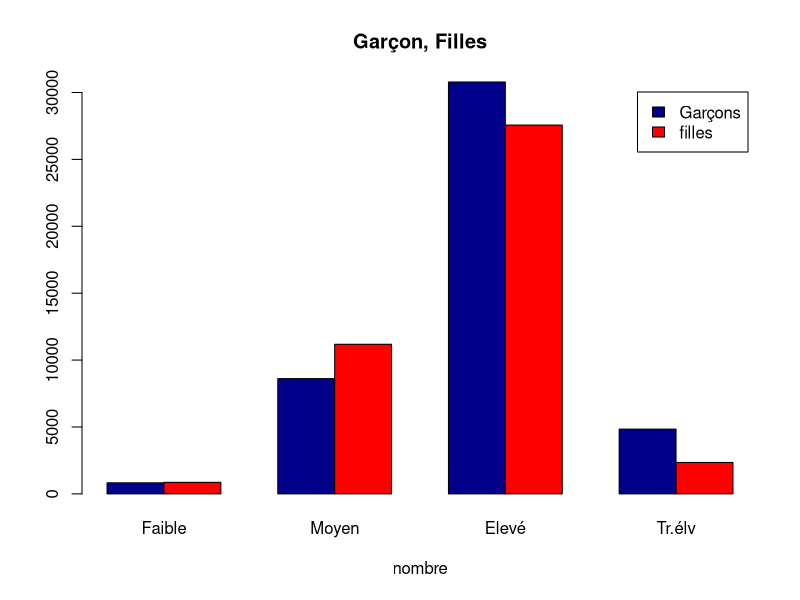

Here is the R script that generated this plot:
# TP3 statistiques descriptives de Julien
# Quand la distance de Khi2 > q0.95 (table de khi2), on conclut
# que les variables sont dépandantes et selon le problème
# posé on continue (la situation maritale influence l'accepation
# ou le refus d'un dossier pour un crédit)
###### Les coefficeints C et phi ######
# C = sqrt(Dkhi2 / Dkhi2 + n) il es entre 0 et 1
# phi = sqrt(Dkhi2 / n)
# plus il sont proches de 0 plus il y a un indépendance 
# entre les deux varaibles
#######################################
## Le coefficient V de Cram ́er n ́ecessite l’utilisation de la statistique du χ
# V = sqrt(Dkhi2 / n × min{l − 1; c − 1})
# o`u n est l’effectif total de la population, c est le nombre de colonnes (nombre de modalit ́es de Y )
# et l le nombre de lignes (modalits de X).
#### interprétation ####
# Valeur du V de Cram ́er Intensite de la relation entre les variables
# inférieur à 0,10 relation nulle ou très faible
# entre       0,10 et 0,20 relation faible
# entre       0,20 et 0,30 relation moyenne
# au dessus de 0,30 relation forte

##################### TP ################
### 3.1
# i, deux f çons de faire
poidstaille=cbind(c(830,862),c(8615,11183),c(30784,2756),c(4839,2348)) # columns concate
poidstaille=rbind(c(830,8615,30784,4839),c(862,11183,27566,2348)) # rows bind
# ii, donner des noms aux lignes
rownames(poidstaille)=c("Garçons","filles")
# iii, on ajoute les modalités pour les colonnes
colnames(poidstaille)=c("Faible","Moyen","Elevé","Tr.élv")
### 3.2
# i, somme totale des effectifs
sum(poidstaille)
# ii, le tableau des fréquences
frequences = poidstaille/sum(poidstaille)
# la table des fréquences, on peut l'obtenir avec la commande
prop.table(poidstaille)
### 3.3
# i, La distribution de Y pour les garçons
poidstaille[1,]
poidstaille[1,]/sum(poidstaille[1,]) #fréquences par rapport à l'effectif de garçons
# ii, La distribution de Y pour les filles
poidstaille[2,]
poidstaille[2,]/sum(poidstaille[2,]) #fréquences par rapport à l'effectif de filles
# iii, tracer diagramme en batons
barplot(poidstaille,main = 'Garçon, Filles', xlab = "nombre", 
        legend=row.names(poidstaille), beside = TRUE, col=c("darkblue", "red"))

### 3.4
# i, les marges
frequences = addmargins(frequences)
# ii, La serie de frequences garcons et de filles
frequences[,5]
# iii, distribution marginale de Y  
frequences[3,]

### 3.5 V de Cramer
# statistique de khi2
chisq.test(poidstaille)
# fonction de Cramer
cramer = function(table) {
  test = chisq.test(table)
  chi2 = as.numeric(test$statistic)
  n = sum(table)
  c = length(table[1, ])
  r = length(table[, 1])
  m = min(c, r)
  V = sqrt(chi2 / n * (m - 1))
  return(V)
}
# application sur notre exemple
cramer(poidstaille)





